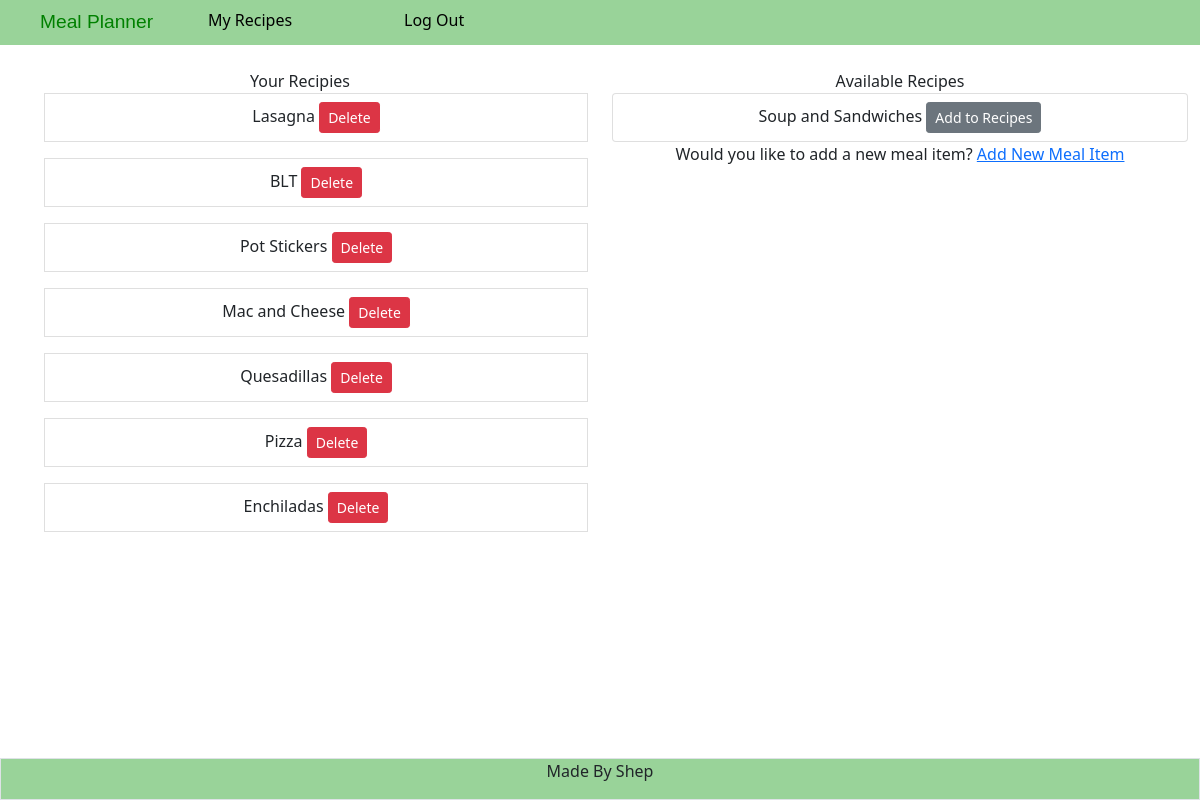
Page /show_meal (signed in) on the committed database.
### tables this page shows
CREATE TABLE meal_items (meal_id INTEGER PRIMARY KEY AUTOINCREMENT, meal_name TEXT NOT NULL, is_easy BOOL);

### app.py (the view)
@app.route("/show_meal", methods =["GET"])
@login_required
def show_meal():
    db = get_db()
    res = db.cursor().execute("SELECT meal_name, meal_items.meal_id FROM meal_items JOIN cookbook ON meal_items.meal_id = cookbook.meal_id WHERE cookbook.person_id == (?)", [session['user_id']])
    user_meals = res.fetchall()
    print("the users' meals are...")
    print(user_meals)
    recipes = db.cursor().execute("SELECT meal_name, meal_id FROM meal_items")
    all_meals = recipes.fetchall()
    db.close()
    return render_template("/food.html", user_meals = user_meals, all_meals = all_meals)

### app.py (called while the page is built)
def login_required(f):
    @wraps(f)
    def decorated_function(*args, **kwargs):
        if session.get("user_id") is None:
            return redirect("/login")
        return f(*args, **kwargs)
    return decorated_function

### templates/food.html
{% extends "layout.html" %}
{% block main %}
<container class="container">
    <div class="row">
        <div class="col">
            <h8> Your Recipies</h8>
            {% if user_meals %}
            {% for meal in user_meals %}
            <ul class="list group">
                <li class="list-group-item list-group-item-action">{{ meal[0] }}
                    <button class="btn btn-danger btn-sm" onClick="delete_recipe(this.value, this.id)" name="delete_btn" type="button" id="{{ meal[1] }}" value =" {{ meal[0] }}"><a class="hidden_btn" href ="/show_meal">Delete</a></button>
                </li>
            </ul>
            {% endfor %}
            {% else %}
            <p>No Recipes Added</p>
            {% endif %}
        </div>
        <div class="col">
            <div>
                <h8>Available Recipes</h8>
                <ul class="list-group">
                    {% for meal in all_meals%}
                        {% if not meal in user_meals%}
                            <li class="list-group-item list-group-item-action"> {{ meal[0] }}
                            <button class="btn btn-secondary btn-sm" type="button" name="add_recipe_btn" id=" {{ meal[1] }}" value=" {{ meal[0] }}"
                                onClick="add_recipe(this.value, this.id)"><a class="hidden_btn" href ="/show_meal">Add to Recipes</a></button>
                            </li>
                        {% endif %}
                    {% endfor %}
                </ul>
            </div>
            <h8>Would you like to add a new meal item?</h8>
            <a href="/add_meal">Add New Meal Item</a>
        </div>
    </div>
</container>
{% endblock %}

### templates/layout.html (shortened to what this page needs)
<!DOCTYPE html>
<html lang="en">
<head>
    <link href="/static/style.css" rel="stylesheet">
    <link href="https://cdn.jsdelivr.net/npm/bootstrap@5.1.3/dist/css/bootstrap.min.css"
 rel="stylesheet">
</head>
<body>
    <div class="container-fluid" id="navbar">
        <div class="row" id="navbar">
            <div class="col-2">
                <a class="nav-link" id="homebtn" href="/">Meal Planner</a>
            </div>
            {% if session["name"] %}
            <ul class="col-2 navbar-nav ms-auto list-group-horizontal">
                <li><a class="nav-link active" id="navbtn" href="/show_meal">My Recipes</a></li>
            </ul>
            <ul class="col-8 navbar-nav ms-auto list-group-horizontal">
                <li class="nav-item"><a class="nav-link" id="navbtn" href="/logout">Log Out</a></li>
            </ul>
            {% else %}
            <ul class="navbar-nav ms-auto mt-2 list-group-horizontal">
                <a class="nav-link" id="navbtn" href="/register">Register</a>
            </ul>
            {% endif %}
        </div>
    </div>
    <main class="container-fluid text-center">
        {% block main %}{% endblock %}
    </main>
    <footer class="footer fixed-bottom">
        <div class="container-fluid text-center align-items-end border">
            <p>Made By Shep
            </p>
        </div>
    </footer>
</body>
</html>

### static/style.css (style rules this page uses)
#navbar { display: flex; height: auto; background-color: rgb(153, 211, 153); flex-wrap: none; margin: 0; width: 100%; }
#homebtn { color: green; padding-right: 5px; font-size: larger; font-family: 'Franklin Gothic Medium', 'Arial Narrow', Arial, sans-serif; }
#navbtn { color:black; }
body { min-height: 95vh; width: 100%; }
.hidden_btn { color: white; text-decoration: none; }
footer { align-self: flex-end; background-color: rgb(153, 211, 153); }

### rows in the picture
meal_items: meal_name "Lasagna"
meal_items: meal_name "BLT"
meal_items: meal_name "Pot Stickers"
meal_items: meal_name "Mac and Cheese"
meal_items: meal_name "Quesadillas"
meal_items: meal_name "Pizza"
meal_items: meal_name "Enchiladas"
meal_items: meal_name "Soup and Sandwiches"
